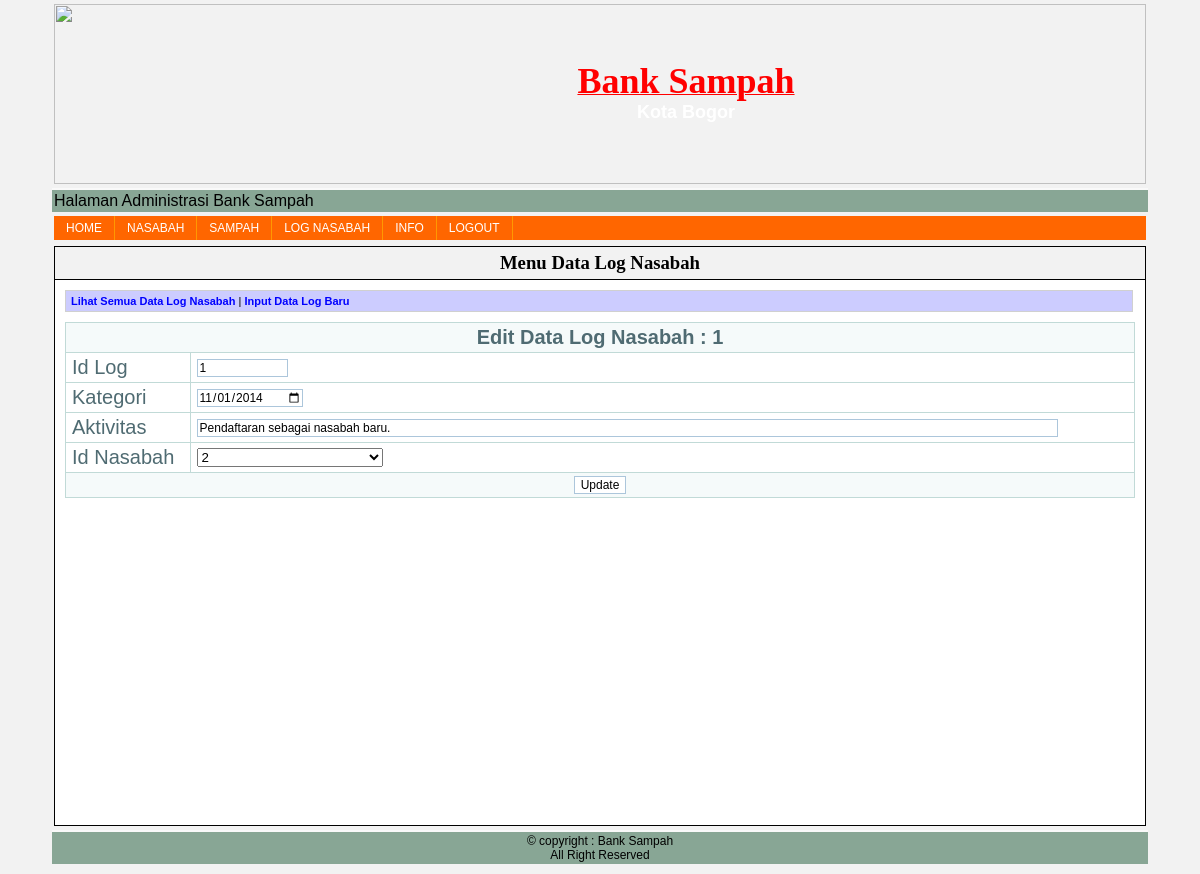
The app's page /admin/admin/index.php?page=edit_logNasabah&id=1 (signed in) with its own data.
### tables this page shows
CREATE TABLE IF NOT EXISTS `lognasabah` (
  `id_log` int(10) NOT NULL AUTO_INCREMENT,
  `tanggal` date NOT NULL,
  `aktivitas` text NOT NULL,
  `id_N` int(15) NOT NULL,
  PRIMARY KEY (`id_log`)
);

### admin/logNasabah/edit_logNasabah.php (the view, shortened to what this page needs)
<?php
include "../include/koneksi_db.php";
include "../logNasabah/link.php";
$id	= isset($_GET['id']) ? $_GET['id'] : "";
if ($id == "") {
	echo "<script>alert('Pilih dulu data yang akan di-update');</script>";
	echo "<meta http-equiv='refresh' content='0; url=lihat_sampah.php'>";
} else {
	$query		= mysql_query("SELECT * FROM lognasabah WHERE id_log='$id'", $konek);
	$hasil		= mysql_fetch_array($query);
	$idL  		= $hasil['id_log'];
	$tgl 		= $hasil['tanggal'];
	$akt	      = $hasil['aktivitas'];
	$idN	    = $hasil['id_N'];
	}
?>
<form method="post" action="?page=act_edit_logNasabah">
<table width=100% border=1 class="table-data">
<tr><td class="head-data" colspan="2">Edit Data Log Nasabah : <?php echo $idL; ?></td></tr>
<tr><td class="pinggir-data">Id Log</td>
<td class="pinggir-data"><input type="text" readonly="readonly" name="id" value="<?php echo $idL; ?>" size="10"></td></tr>
<tr><td class="pinggir-data">Kategori</td>
<td class="pinggir-data"><input type="date" name="tgl" value="<?php echo $tgl; ?>"></td></tr>
<tr><td class="pinggir-data">Aktivitas</td>
<td class="pinggir-data"><input type="text" name="akt" value="<?php echo $akt; ?>" size="120"></td></tr>
<tr><td class="pinggir-data">Id Nasabah</td>
    <td class="pinggir-data">
        <select name="idN" >
            <option value="<?php echo $idN; ?>"><?php echo $idN; ?></option>
        </select></td></tr>
<tr><td colspan="2" align="center" class="head-data">
<input type="submit" value="Update">
</td></tr>
</table>
</form>

### admin/include/style.css (style rules this page uses)
body { background-color: #f2f2f2; color: black; margin-top: 0px; margin-left: 50px; margin-right: 50px; font-family: arial; font-size: 14px; }
.table-data { width: 100%; padding: 0; margin: 0 auto 1.5em auto; border-top: 1px solid #C1DAD7; border-left: 1px solid #C1DAD7; border-collapse:collapse; font-size:18px; font-family: verdana,arial,sans-serif; color:#545454; }
.head-data { font: normal 20px "Trebuchet MS", Verdana, Arial, Helvetica, sans-serif; border-right: 1px solid #C1DAD7; border-bottom: 1px solid #C1DAD7; padding: 3px 6px 3px 6px; color: #4f6b72; width: auto; text-align: center; background-color:#F5FAFA; font-weight: bold; }
.pinggir-data { font: normal 20px "Trebuchet MS", Verdana, Arial, Helvetica, sans-serif; border-right: 1px solid #C1DAD7; border-bottom: 1px solid #C1DAD7; padding: 3px 6px 3px 6px; color: #4f6b72; text-align: left; }
input { border-left : 1px solid #acc6db; border-right : 1px solid #acc6db; border-top : 1px solid #acc6db; border-bottom : 1px solid #acc6db; background-color : #fff; font-size : 12px; font-family : Verdana, Arial, Helvetica, sans-serif; color : #000; }

### admin/admin/index.php (style rules this page uses)
body { background-image: url(../../Rental%20Mobil%20G.A.H/images/rentcar2.jpg); }

### records on screen
lognasabah: id_log "1", id "1", tgl "11/01/2014", akt "Pendaftaran sebagai nasabah baru.", idN "2"

### other values on screen
$j "Menu Data Log Nasabah"
